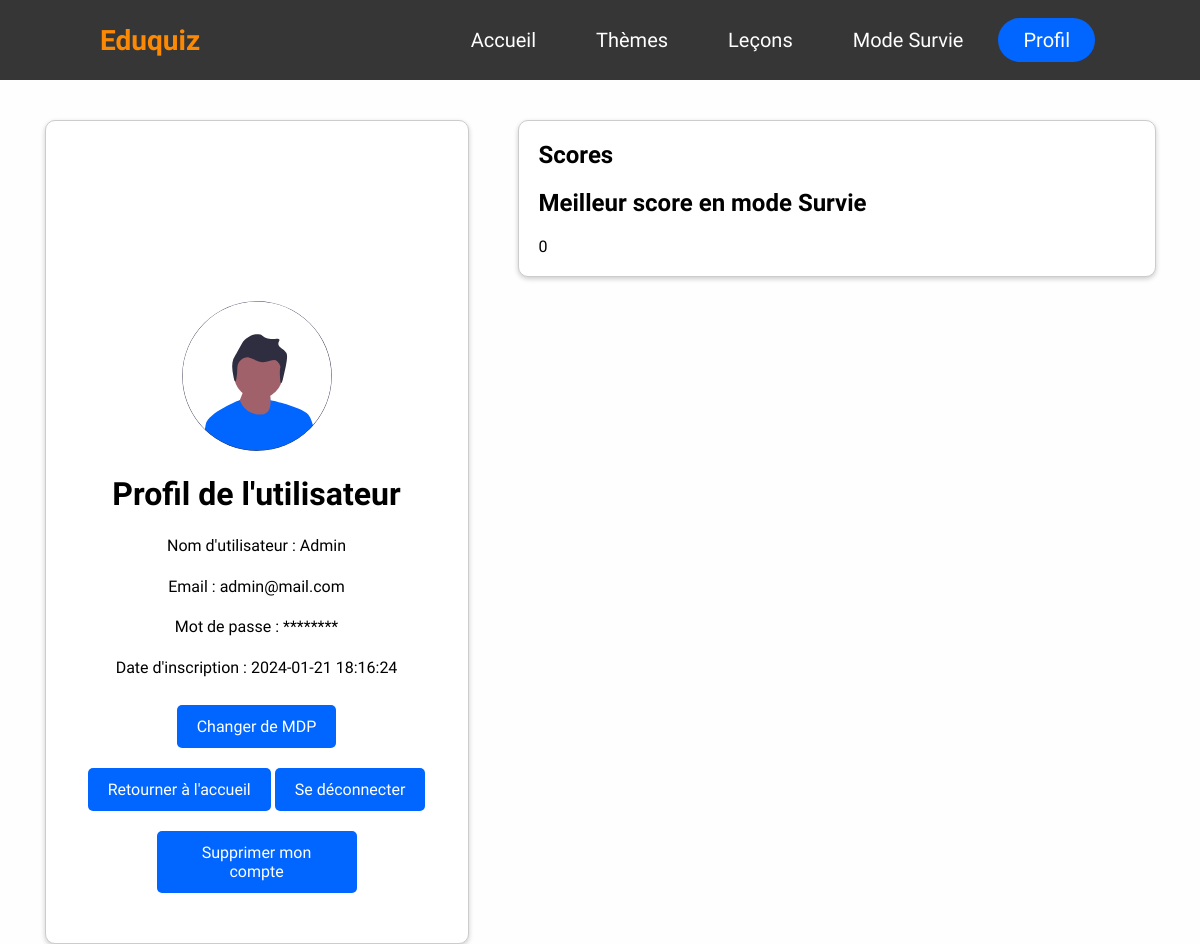
/View/profil.php (signed in), run on the app's committed database.
### tables this page shows
CREATE TABLE `utilisateurs` (
  `username` varchar(25) NOT NULL,
  `password` varchar(60) NOT NULL,
  `email` varchar(60) NOT NULL,
  `date_inscription` timestamp NULL DEFAULT CURRENT_TIMESTAMP,
  `role` VARCHAR(10) DEFAULT 'user'
);

### Model/requests.php (called while the page is built, shortened)
<?php
include "db_connect.php";
$connexion = new mysqli($serveur, $utilisateur, $mot_de_passe, $nom_base_de_donnees);
$username = $_SESSION["utilisateur_username"];
$requete = $connexion->prepare("SELECT username, email, role, date_inscription FROM utilisateurs WHERE username = ?");
$requete->bind_param("s", $username);
$requete->execute();
$resultat = $requete->get_result();
$user = $resultat->fetch_assoc();
$survieBestScore = 0;

### View/profil.php (the view, shortened to what this page needs)
<?php
include "../Model/db_connect.php";
include "../Model/requests.php";
?>
<!DOCTYPE html>
<html lang="fr">
<head>
    <link rel="stylesheet" type="text/css" href="../css/style.css">
    <link rel="stylesheet" href="https://unicons.iconscout.com/release/v4.0.8/css/line.css">
</head>
<body>
    <header>
        <div class="logo">Eduquiz</div>
        <nav class="nav-bar">
            <ul>
                <li><a href="../View/index.php" class="nav-link">Accueil</a></li>
                <li><a href="../View/themes.php" class="nav-link">Thèmes</a></li>
                <li><a href="../View/lessons.php" class="nav-link">Leçons</a></li>
                <li><a href="../View/survie.php" class="nav-link">Mode Survie</a></li>
                <?php
                if (isset($_SESSION["utilisateur_username"])) {
                    if (isset($_SESSION["utilisateur_role"]) && $_SESSION["utilisateur_role"] === 'admin') {
                        echo '<li><a href="admin_panel.php" class="nav-link connect">Panel Admin</a></li>';
                    } else {
                        echo '<li><a href="profil.php" class="nav-link connect">Profil</a></li>';
                    }
                } else {
                    echo '<li><a href="../Model/login.php" class="nav-link connect">Se connecter</a></li>';
                }
                ?>
            </ul>
        </nav>
    </header>
    <div class="mainProfil-container">
        <div class="profil-container">
            <div class="profile-card">
                <img src="../img/profil.svg" alt="Profil" class="profile-image">
                <h1>Profil de l'utilisateur</h1>
                <p>Nom d'utilisateur : <?php echo htmlspecialchars($user['username']); ?></p>
                <p>Email : <?php echo htmlspecialchars($user['email']); ?></p>
                <p>Mot de passe : ********</p>
                <p>Date d'inscription : <?php echo htmlspecialchars($user['date_inscription']); ?></p>
                <a href="../Model/passwordedit.php" class="change-password-button">Changer de MDP</a>
                <a href="index.php"">Retourner à l'accueil</a>
                <a href="../Model/logout.php">Se déconnecter</a>
                <a id="deleteAccountBtn">Supprimer mon compte</a>
            </div>
        </div>
        <div class="scores-container">
            <h2>Scores</h2>
            <h2>Meilleur score en mode Survie</h2>
            <p><?php echo htmlspecialchars($survieBestScore); ?></p>
        </div>
    </div>
</body>
</html>

### css/style.css (style rules this page uses)
* { margin: 0; padding: 0; list-style: none; text-decoration: none; font-family: "Kumbh Sans"; box-sizing: border-box; }
body { background-color: #fefefe; }
header { width: 100%; height: 80px; background: #363636; display: flex; align-items: center; justify-content: space-between; padding: 0 100px; }
.logo { font-size: 28px; font-weight: bold; color: #fb8904; text-decoration: none; }
.nav-bar ul { display: flex; }
.nav-bar ul li a { display: block; color: #fefefe; font-size: 20px; padding: 10px 25px; border-radius: 50px; transition: 0.2s; margin: 0 5px; }
.nav-bar ul li a.connect { color: #fefefe; background: #0066ff; }
@media only screen and (max-width: 1320px) { header { padding: 0 50 px; } }
img { margin-top: 40px; max-width: 80%; height: auto; }
.mainProfil-container { display: flex; justify-content: space-around; align-items: flex-start; padding: 20px; box-sizing: border-box; }
.profil-container { flex-basis: 40%; max-width: 40%; display: flex; justify-content: center; align-items: center; height: 50vh; padding: 20px; box-sizing: border-box; }
.profile-card { width: 100%; max-width: 2000px; height: auto; min-height: 88vh; margin: auto; padding: 40px; border: 1px solid #ccc; border-radius: 10px; box-shadow: 0 2px 5px rgba(0, 0, 0, 0.2); text-align: center; background-color: white; }
.profile-card img.profile-image { width: 150px; height: 150px; border-radius: 50%; margin-bottom: 20px; margin-top: 140px; }
.profile-card h1 { margin-bottom: 20px; }
.profile-card p { margin-bottom: 15px; line-height: 1.6; }
.profile-card a, .popup-content a { display: inline-block; width: auto; max-width: 200px; margin: 10px auto; padding: 12px 20px; background-color: #0066ff; color: white; border-radius: 5px; text-decoration: none; transition: background-color 0.3s; text-align: center; }
.scores-container { flex-basis: 55%; max-width: 55%; padding: 20px; border: 1px solid #ccc; border-radius: 10px; box-shadow: 0 2px 5px rgba(0, 0, 0, 0.2); background-color: white; margin: 20px; box-sizing: border-box; }
.scores-container h2 { margin-bottom: 20px; }

### data on the page
utilisateurs: username "Admin", email "admin@mail.com", date_inscription "2024-01-21 18:16:24"

### other printed values
$survieBestScore "0"
